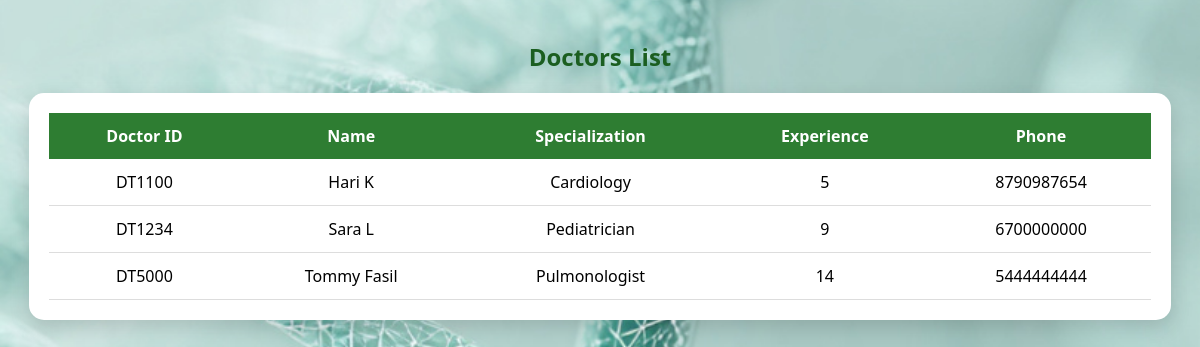
The page /doctors (signed in) on the database its author committed.
### tables this page shows
CREATE TABLE doctor_info (
        doctor_id TEXT PRIMARY KEY,
        name TEXT,
        specialization TEXT,
        experience TEXT,
        phone TEXT
    );

### app.py (the view)
@app.route("/doctors")
@login_required("admin")
def doctors():
    conn = get_db()
    cur = conn.cursor()
    cur.execute("SELECT * FROM doctor_info")
    doctors = cur.fetchall()
    conn.close()
    return render_template("doctors.html", doctors=doctors)

### app.py (called while the page is built)
def get_db():
    conn = sqlite3.connect(DB_FILE)
    conn.row_factory = sqlite3.Row
    return conn

def login_required(role=None):
    def wrapper(f):
        @wraps(f)
        def decorated(*args, **kwargs):
            if "role" not in session:
                return redirect(url_for("login"))
            if role and session["role"] != role:
                return "Access Denied!", 403
            return f(*args, **kwargs)
        return decorated
    return wrapper

### templates/doctors.html (shortened to what this page needs)
<!DOCTYPE html>
<html>
<head>
</head>
<body>
<h2>Doctors List</h2>
<div class="card">
    <table>
        <tr>
            <th>Doctor ID</th>
            <th>Name</th>
            <th>Specialization</th>
            <th>Experience</th>
            <th>Phone</th>
        </tr>
        {% for d in doctors %}
        <tr>
            <td>{{ d['doctor_id'] }}</td>
            <td>{{ d['name'] }}</td>
            <td>{{ d['specialization'] }}</td>
            <td>{{ d['experience'] }}</td>
            <td>{{ d['phone'] }}</td>
        </tr>
        {% endfor %}
    </table>
</div>
</body>
</html>

### templates/doctors.html (style rules this page uses)
body { font-family: 'Segoe UI', sans-serif; margin: 0; padding: 20px; background-image: url("/static/general.jpeg"); background-size: cover; background-position: center; background-repeat: no-repeat; background-attachment: fixed; min-height: 100vh; text-align: center; position: relative; }
h2 { color: #1B5E20; }
.card { background: white; padding: 20px; width: 95%; margin: auto; border-radius: 15px; box-shadow: 0px 8px 20px rgba(0,0,0,0.15); }
table { width: 100%; border-collapse: collapse; }
th { background: #2E7D32; color: white; padding: 12px; }
td { padding: 12px; border-bottom: 1px solid #ddd; }

### rows shown on the page
doctor_info: doctor_id "DT1100", name "Hari K", specialization "Cardiology", experience "5", phone "8790987654"
doctor_info: doctor_id "DT1234", name "Sara L", specialization "Pediatrician", experience "9", phone "6700000000"
doctor_info: doctor_id "DT5000", name "Tommy Fasil", specialization "Pulmonologist", experience "14", phone "5444444444"
